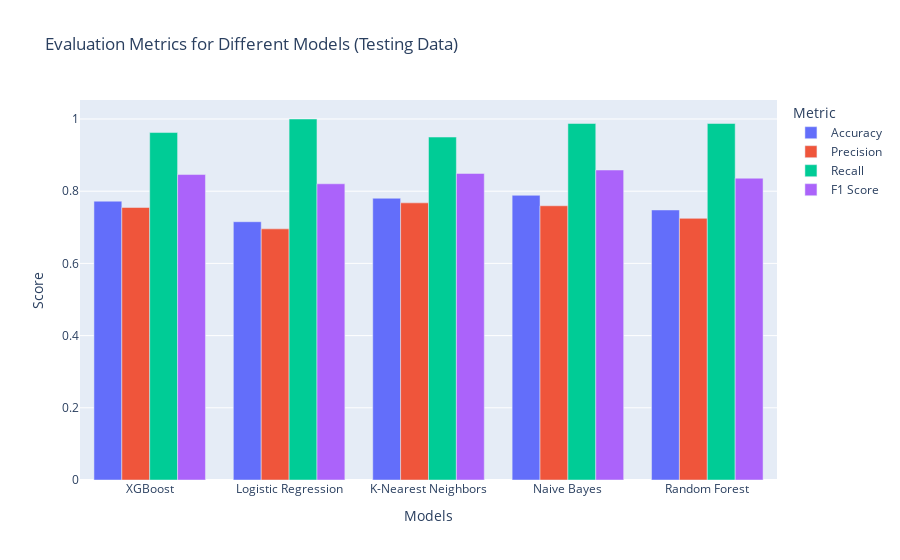

Notebook cell for this chart:
### Markdown cell above
##**Evaluation Metrics for Different Machine Learning Models (Testing Data)**

### Code cell
import plotly.graph_objects as go

# Define models
models = ['XGBoost', 'Logistic Regression', 'K-Nearest Neighbors', 'Naive Bayes', 'Random Forest']

# Define evaluation metrics
metrics = ['Accuracy', 'Precision', 'Recall', 'F1 Score']

# Define testing scores for each model and metric
test_scores = {
    'XGBoost': [test_accuracy_xgb, test_precision_xgb, test_recall_xgb, test_f1_score_xgb],
    'Logistic Regression': [test_accuracy_logistic, test_precision_logistic, test_recall_logistic, test_f1_score_logistic],
    'K-Nearest Neighbors': [test_accuracy_knn, test_precision_knn, test_recall_knn, test_f1_score_knn],
    'Naive Bayes': [test_accuracy_nb, test_precision_nb, test_recall_nb, test_f1_score_nb],
    'Random Forest': [test_accuracy_rf, test_precision_rf, test_recall_rf, test_f1_score_rf]
}

# Create figure
fig = go.Figure()

# Add bar traces for each model and metric
for i, metric in enumerate(metrics):
    scores = [test_scores[model][i] for model in models]
    fig.add_trace(go.Bar(
        x=models,
        y=scores,
        name=metric
    ))

# Update layout
fig.update_layout(
    title='Evaluation Metrics for Different Models (Testing Data)',
    xaxis_title='Models',
    yaxis_title='Score',
    barmode='group',
    legend_title='Metric'
)

# Show figure
fig.show()

### Figure 1 — Plotly figure (JSON) as saved in the notebook; plotly's stock layout.template omitted (floating-point values rounded to 4 significant figures)
{"data": [{"name": "Accuracy", "type": "bar", "x": ["XGBoost", "Logistic Regression", "K-Nearest Neighbors", "Naive Bayes", "Random Forest"], "y": [0.7724, 0.7154, 0.7805, 0.7886, 0.748]}, {"name": "Precision", "type": "bar", "x": ["XGBoost", "Logistic Regression", "K-Nearest Neighbors", "Naive Bayes", "Random Forest"], "y": [0.7549, 0.6957, 0.7677, 0.7596, 0.7248]}, {"name": "Recall", "type": "bar", "x": ["XGBoost", "Logistic Regression", "K-Nearest Neighbors", "Naive Bayes", "Random Forest"], "y": [0.9625, 1, 0.95, 0.9875, 0.9875]}, {"name": "F1 Score", "type": "bar", "x": ["XGBoost", "Logistic Regression", "K-Nearest Neighbors", "Naive Bayes", "Random Forest"], "y": [0.8462, 0.8205, 0.8492, 0.8587, 0.836]}], "layout": {"barmode": "group", "legend": {"title": {"text": "Metric"}}, "title": {"text": "Evaluation Metrics for Different Models (Testing Data)"}, "xaxis": {"title": {"text": "Models"}}, "yaxis": {"title": {"text": "Score"}}}}
